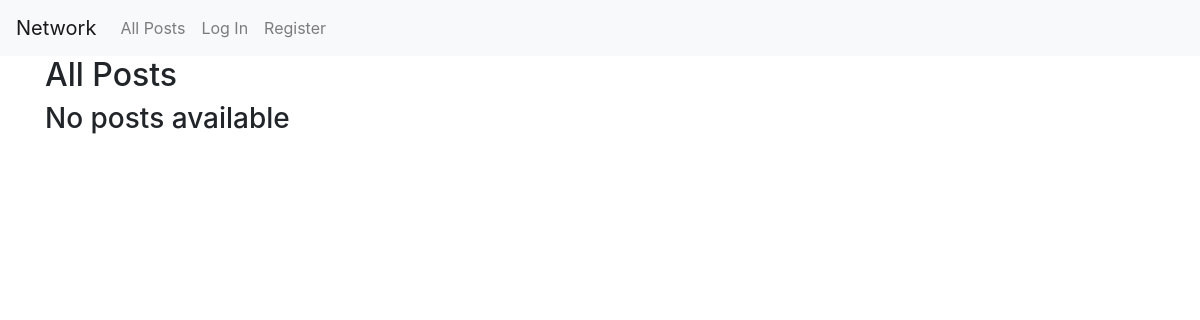
The app's page /, older data.
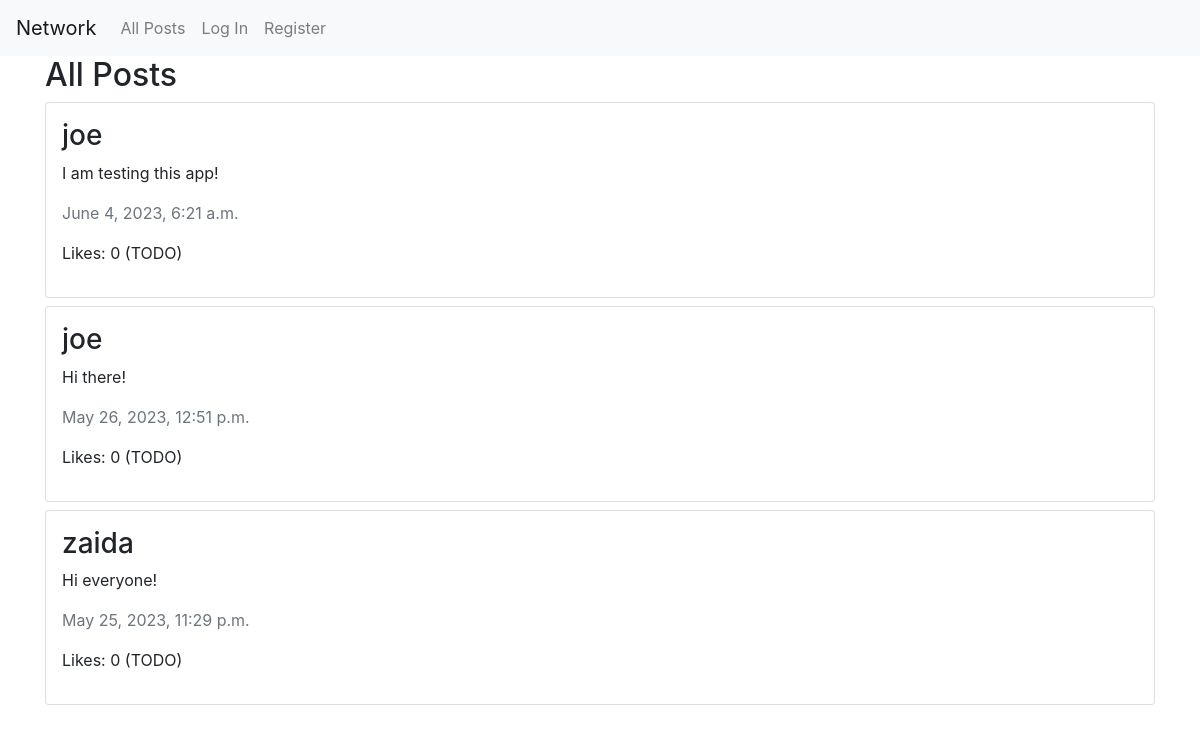
The same page, newer data.
### network/models.py (models this page shows, shortened)
class Post(models.Model):
    author = models.ForeignKey(User, on_delete=models.CASCADE, related_name='posts')
    body = models.CharField(max_length=255)
    timestamp = models.DateTimeField(auto_now_add=True)

class User(AbstractUser):
    pass

### network/views.py (the view)
# urls.py: path("", views.index, name="index"),
def index(request):
    posts = Post.objects.all().order_by('id').reverse()
    paginator = Paginator(posts, 10)
    page_number = request.GET.get('page')
    page_obj = paginator.get_page(page_number)
    return render(request, "network/index.html", {
        'posts': posts,
        'page_obj': page_obj
    })

### network/templates/network/index.html (shortened to what this page needs)
{% extends "network/layout.html" %} {% block body %}
<div class="container">
  <h2>All Posts</h2>
  <div id="all-posts">
    {% for post in page_obj %}
    <div class="card mb-2 p-3">
      <h3>{{ post.author }}</h3>
      <p>{{ post.body }}</p>
      <p class="text-secondary lh-1">{{ post.timestamp }}</p>
      <p>Likes: 0 (TODO)</p>
    </div>
    {% empty %}
    <h3>No posts available</h3>
    {% endfor %}
  </div>
</div>
{% endblock %}

### network/templates/network/layout.html (shortened to what this page needs)
{% load static %}
<!DOCTYPE html>
<html lang="en">
  <head>
    <link
      rel="stylesheet"
      href="https://stackpath.bootstrapcdn.com/bootstrap/4.4.1/css/bootstrap.min.css"
    />
    <link href="{% static 'network/styles.css' %}" rel="stylesheet" />
  </head>
  <body>
    <nav class="navbar navbar-expand-lg navbar-light bg-light">
      <a class="navbar-brand" href="#">Network</a>
      <div>
        <ul class="navbar-nav mr-auto">
          <li class="nav-item">
            <a class="nav-link" href="{% url 'index' %}">All Posts</a>
          </li>
          {% if user.is_authenticated %}
          <li class="nav-item">
            <a class="nav-link" href="{% url 'following' %}">Following</a>
          </li>
          <li class="nav-item">
            <a class="nav-link" href="{% url 'logout' %}">Log Out</a>
          </li>
          {% else %}
          <li class="nav-item">
            <a class="nav-link" href="{% url 'login' %}">Log In</a>
          </li>
          <li class="nav-item">
            <a class="nav-link" href="{% url 'register' %}">Register</a>
          </li>
          {% endif %}
        </ul>
      </div>
    </nav>
    <div class="body">{% block body %} {% endblock %}</div>
  </body>
</html>

Row changes from the older to the newer data that the page shows:
added Post: author "joe", body "I am testing this app!", timestamp "June 4, 2023, 6:21 a.m."
added Post: author "joe", body "Hi there!", timestamp "May 26, 2023, 12:51 p.m."
added Post: author "zaida", body "Hi everyone!", timestamp "May 25, 2023, 11:29 p.m."
Text that changed along with them:
text no longer shown: "No posts available"
